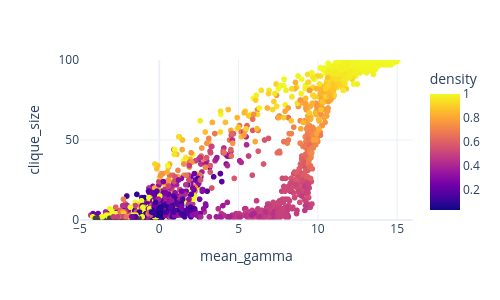

Here is the notebook cell this chart was saved with:
### Code cell
# There are some interesting "parapatric speciation" (not exactly) events shown here (see below)
fig = px.scatter(
    graphdf.filter(pl.col("replica") > -1),
    x="mean_gamma",
    y="clique_size",
    color="density",
    hover_data="wtime"
).update_layout(
    width=500,
    height=300,
    template="plotly_white",
    yaxis_range=[0, 100],
    xaxis_range=[-5, 16],
)
io.save_plot(fig, "../plots/graph_clique_density")

### Figure 1 — Plotly figure (JSON) as saved in the notebook; plotly's stock layout.template omitted (floating-point values rounded to 4 significant figures; data arrays with more than 128 entries replaced by an {"elided": "..."} marker saying what was removed)
{"data": [{"customdata": {"elided": "3200x1 int values"}, "hovertemplate": "mean_gamma=%{x}<br>clique_size=%{y}<br>wtime=%{customdata[0]}<br>density=%{marker.color}<extra></extra>", "legendgroup": "", "marker": {"color": {"elided": "3200 float values"}, "coloraxis": "coloraxis", "symbol": "circle"}, "mode": "markers", "name": "", "showlegend": false, "type": "scattergl", "x": {"elided": "3200 float values"}, "xaxis": "x", "y": {"elided": "3200 int values"}, "yaxis": "y"}], "layout": {"coloraxis": {"colorbar": {"title": {"text": "density"}}, "colorscale": [[0, "#0d0887"], [0.1111, "#46039f"], [0.2222, "#7201a8"], [0.3333, "#9c179e"], [0.4444, "#bd3786"], [0.5556, "#d8576b"], [0.6667, "#ed7953"], [0.7778, "#fb9f3a"], [0.8889, "#fdca26"], [1, "#f0f921"]]}, "height": 300, "legend": {"tracegroupgap": 0}, "margin": {"t": 60}, "width": 500, "xaxis": {"anchor": "y", "domain": [0, 1], "range": [-5, 16], "title": {"text": "mean_gamma"}}, "yaxis": {"anchor": "x", "domain": [0, 1], "range": [0, 100], "title": {"text": "clique_size"}}}}
